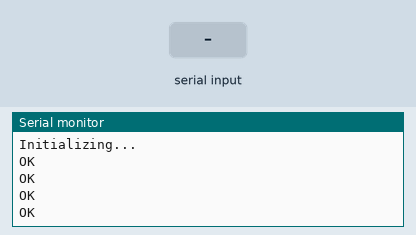
Recording of a sketch running on a simulated Arduino Uno, built with avr-gcc and run on an emulated ATmega328P. Shown: the last lines printed to the serial monitor. Inputs (shaded band) come from the test bench. The modem accepts every AT command (registered, SIM ready, sends succeed) and sends nothing else.

Above: at 9.2 s.
9.3 s: "s" received over the second serial link
At 11.4 s:
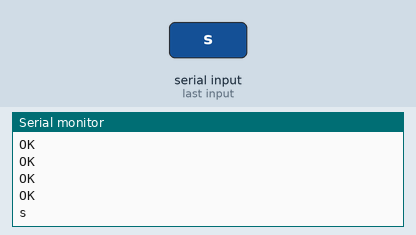
11.7 s: "c" received over the second serial link
At 13.4 s:
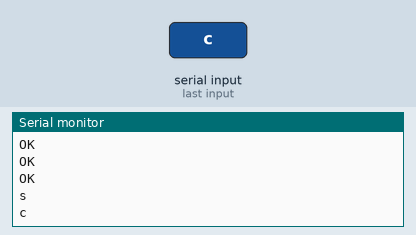
14.1 s: "1" received over the second serial link
At 16.5 s:
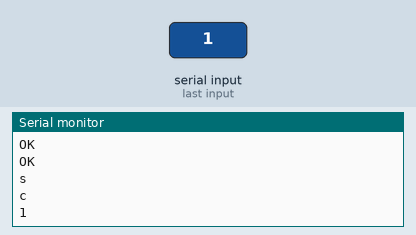

Measured:
- after the input at 9.3 s, the serial monitor: prints a new line after 1.0 s (image 1)
- after the input at 11.7 s, the serial monitor: prints a new line after 1.0 s (image 2)
- after the input at 14.1 s, the serial monitor: prints a new line after 1.0 s (image 3)

The sketch:

sim800.ino
```cpp
#include <SoftwareSerial.h>

#define rxPin 2
#define txPin 3
SoftwareSerial sim800L(rxPin,txPin);

String buff;
void setup()
{
  //Begin serial communication with Arduino and Arduino IDE (Serial Monitor)
  Serial.begin(9600);

  //Begin serial communication with Arduino and SIM800L
  sim800L.begin(9600);

  Serial.println("Initializing...");

  sim800L.println("AT");
  waitForResponse();

  sim800L.println("ATE1");
  waitForResponse();

  sim800L.println("AT+CMGF=1");
  waitForResponse();

  sim800L.println("AT+CNMI=1,2,0,0,0");
  waitForResponse();
}

void loop()
{
  while(sim800L.available()){
    buff = sim800L.readString();
    Serial.println(buff);
  }
  while(Serial.available())  {
    buff = Serial.readString();
    buff.trim();
    if(buff == "s")
      send_sms();
    else if(buff== "c")
      make_call();
    else
      sim800L.println(buff);
  }
}

void send_sms(){
  sim800L.print("AT+CMGS=\"+918790025546\"\r");
  waitForResponse();

  sim800L.print("Hello from SIM800L");
  sim800L.write(0x1A);
  waitForResponse();
}


void make_call(){
  sim800L.println("ATD+918790025546;");
  waitForResponse();
}

void waitForResponse(){
  delay(1000);
  while(sim800L.available()){
    Serial.println(sim800L.readString());
  }
  sim800L.read();
}
```
